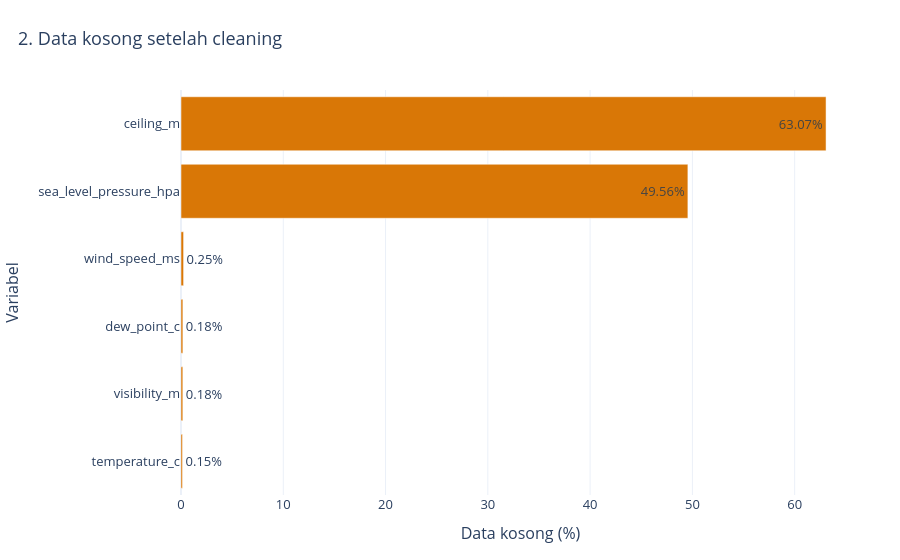

The cell this chart's notebook holds for it:
### Code cell
fig = px.bar(missing.to_pandas(), x="missing_pct", y="variable", orientation="h",
text="missing_pct", title="2. Data kosong setelah cleaning",
labels={"variable": "Variabel", "missing_pct": "Data kosong (%)"})
fig.update_traces(texttemplate="%{text:.2f}%", marker_color="#d97706")
fig.update_layout(yaxis=dict(categoryorder="total ascending"))
show_chart("02_missing_values", fig)

### Figure 1 — Plotly figure (JSON) as saved in the notebook; plotly's stock layout.template omitted (floating-point values rounded to 4 significant figures)
{"data": [{"hovertemplate": "Data kosong (%)=%{text}<br>Variabel=%{y}<extra></extra>", "legendgroup": "", "marker": {"color": "#d97706", "pattern": {"shape": ""}}, "name": "", "orientation": "h", "showlegend": false, "text": [63.07, 49.56, 0.2526, 0.1828, 0.1777, 0.1469], "textposition": "auto", "texttemplate": "%{text:.2f}%", "type": "bar", "x": [63.07, 49.56, 0.2526, 0.1828, 0.1777, 0.1469], "xaxis": "x", "y": ["ceiling_m", "sea_level_pressure_hpa", "wind_speed_ms", "dew_point_c", "visibility_m", "temperature_c"], "yaxis": "y"}], "layout": {"barmode": "relative", "font": {"size": 13}, "legend": {"tracegroupgap": 0}, "margin": {"b": 65, "l": 60, "r": 40, "t": 90}, "title": {"text": "2. Data kosong setelah cleaning", "x": 0.02}, "xaxis": {"anchor": "y", "domain": [0.0, 1.0], "title": {"text": "Data kosong (%)"}}, "yaxis": {"anchor": "x", "categoryorder": "total ascending", "domain": [0.0, 1.0], "title": {"text": "Variabel"}}}}
